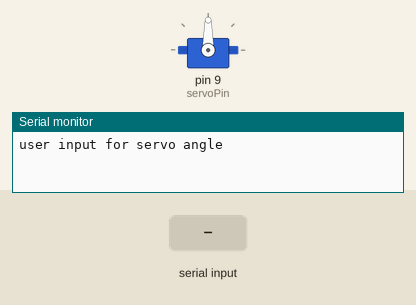
A sketch run on a simulated Arduino Uno, built with avr-gcc and run on an emulated ATmega328P. On the bench: servo, the last lines printed to the serial monitor. The test bench sets the inputs (shaded band).

Above: at 1.2 s.
1.3 s: "30,150\n" received over Serial
At 2.6 s:
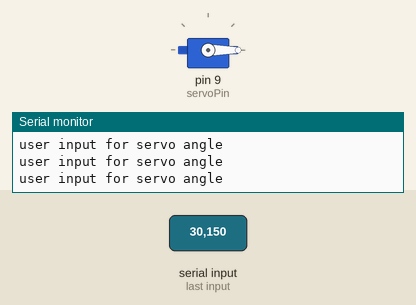
3.8 s: "90,45\n" received over Serial
At 4.6 s:
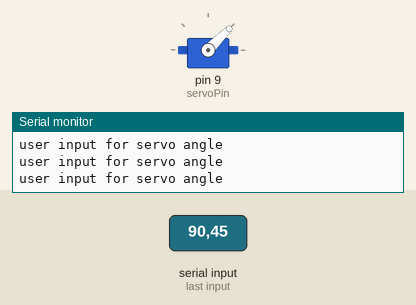
6.3 s: "200\n" received over Serial
At 6.8 s:
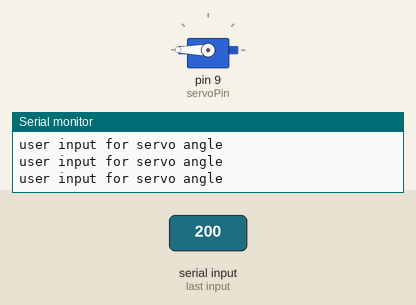
Timing chart, 0 to 9.3 s (numbered marks = the images above; inputs shaded):
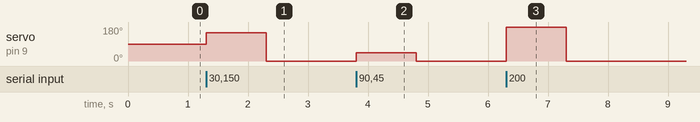

Measured:
- after the input at 1.3 s, servo on pin 9 (servoPin): 90° → 150° at once, → 0° 1.0 s later
- after the input at 3.8 s, servo on pin 9 (servoPin): 0° → 45° at once, → 0° 1.0 s later
- after the input at 6.3 s, servo on pin 9 (servoPin): 0° → 180° at once, → 0° 1.0 s later

The sketch:

servo.ino
```cpp
#include <Servo.h> //include servo library. No need to put ; at the end
int servoPin=9;
int servoPos=0;

Servo myServo;

void setup() {
  // put your setup code here, to run once:

Serial.begin(9600);
myServo.attach(servoPin);

}

void loop() {
  // put your main code here, to run repeatedly:
  Serial.println("user input for servo angle ");
  while(Serial.available()==0){
    }
    servoPos= Serial.parseInt();

  myServo.write(servoPos); // issue command to servero to change position

}
```
